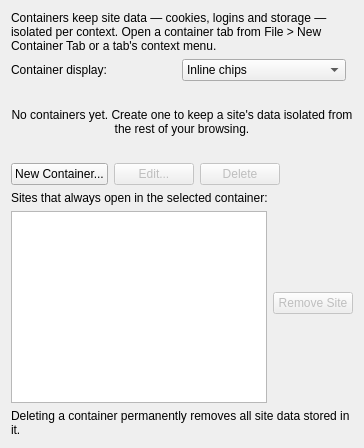
     <widget class="QWidget" name="tab_containers">
      <layout class="QVBoxLayout" name="containersPageLayout">
       <item>
        <widget class="QLabel" name="containersHintLabel">
         <property name="text">
          <string>Containers keep site data — cookies, logins and storage — isolated per context. Open a container tab from File &gt; New Container Tab or a tab's context menu.</string>
         </property>
         <property name="wordWrap">
          <bool>true</bool>
         </property>
        </widget>
       </item>
       <item>
        <layout class="QHBoxLayout" name="containerDisplayLayout">
         <item>
          <widget class="QLabel" name="containerDisplayLabel">
           <property name="text">
            <string>Container display:</string>
           </property>
          </widget>
         </item>
         <item>
          <widget class="QComboBox" name="containerDisplayCombo">
           <property name="accessibleName">
            <string>Container tab display mode</string>
           </property>
           <property name="toolTip">
            <string>Two-level strip groups container tabs under their own header row; inline chips keep every tab in one row with a container label.</string>
           </property>
           <item>
            <property name="text">
             <string>Inline chips</string>
            </property>
           </item>
           <item>
            <property name="text">
             <string>Two-level strip</string>
            </property>
           </item>
          </widget>
         </item>
         <item>
          <spacer name="containerDisplaySpacer">
           <property name="orientation">
            <enum>Qt::Horizontal</enum>
           </property>
          </spacer>
         </item>
        </layout>
       </item>
       <item>
        <widget class="QStackedWidget" name="containersStack">
         <property name="currentIndex">
          <number>0</number>
         </property>
         <widget class="QLabel" name="containersEmptyLabel">
          <property name="text">
           <string>No containers yet. Create one to keep a site's data isolated from the rest of your browsing.</string>
          </property>
          <property name="wordWrap">
           <bool>true</bool>
          </property>
          <property name="alignment">
           <set>Qt::AlignCenter</set>
          </property>
         </widget>
         <widget class="QListWidget" name="containersList">
          <property name="accessibleName">
           <string>Containers</string>
          </property>
          <property name="selectionMode">
           <enum>QAbstractItemView::SingleSelection</enum>
          </property>
          <property name="uniformItemSizes">
           <bool>true</bool>
          </property>
         </widget>
        </widget>
       </item>
       <item>
        <layout class="QHBoxLayout" name="containersButtonLayout">
         <item>
          <widget class="QPushButton" name="containerNewButton">
           <property name="text">
            <string>New Container...</string>
           </property>
          </widget>
         </item>
         <item>
          <widget class="QPushButton" name="containerEditButton">
           <property name="enabled">
            <bool>false</bool>
           </property>
           <property name="text">
            <string>Edit...</string>
           </property>
          </widget>
         </item>
         <item>
          <widget class="QPushButton" name="containerRemoveButton">
           <property name="enabled">
            <bool>false</bool>
           </property>
           <property name="text">
            <string>Delete</string>
           </property>
          </widget>
         </item>
         <item>
          <spacer name="containersButtonSpacer">
           <property name="orientation">
            <enum>Qt::Horizontal</enum>
           </property>
           <property name="sizeHint" stdset="0">
            <size>
             <width>40</width>
             <height>20</height>
            </size>
           </property>
          </spacer>
         </item>
        </layout>
       </item>
       <item>
        <widget class="QLabel" name="containerSitesLabel">
         <property name="text">
          <string>Sites that always open in the selected container:</string>
         </property>
         <property name="wordWrap">
          <bool>true</bool>
         </property>
        </widget>
       </item>
       <item>
        <layout class="QHBoxLayout" name="containerSitesLayout">
         <item>
          <widget class="QListWidget" name="containerSitesList">
           <property name="accessibleName">
            <string>Sites assigned to the selected container</string>
           </property>
           <property name="selectionMode">
            <enum>QAbstractItemView::SingleSelection</enum>
           </property>
           <property name="uniformItemSizes">
            <bool>true</bool>
           </property>
          </widget>
         </item>
         <item>
          <layout class="QVBoxLayout" name="containerSitesButtonsLayout">
           <item>
            <widget class="QPushButton" name="containerSiteRemoveButton">
             <property name="enabled">
              <bool>false</bool>
             </property>
             <property name="text">
              <string>Remove Site</string>
             </property>
            </widget>
           </item>
           <item>
            <spacer name="containerSitesButtonSpacer">
             <property name="orientation">
              <enum>Qt::Vertical</enum>
             </property>
            </spacer>
           </item>
          </layout>
         </item>
        </layout>
       </item>
       <item>
        <widget class="QLabel" name="containersDeleteHintLabel">
         <property name="text">
          <string>Deleting a container permanently removes all site data stored in it.</string>
         </property>
         <property name="wordWrap">
          <bool>true</bool>
         </property>
        </widget>
       </item>
      </layout>
     </widget>
